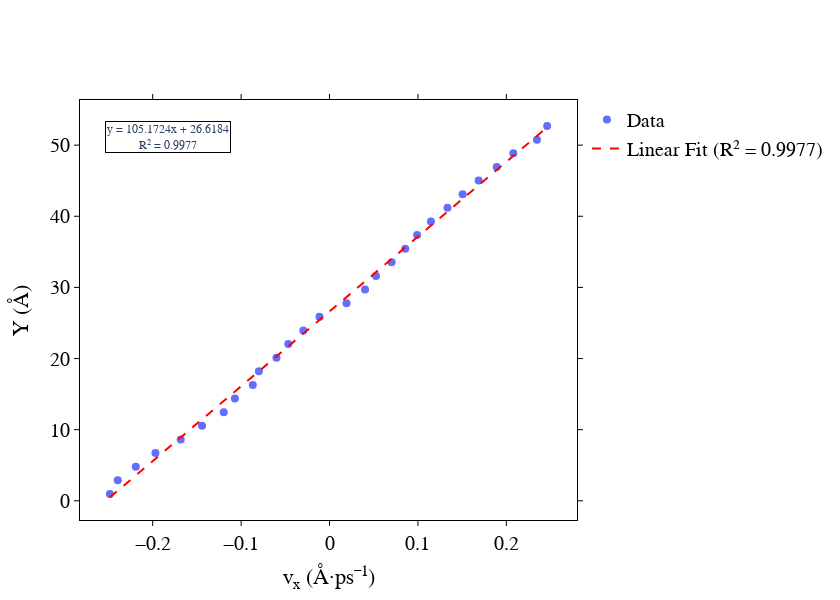

Write notebook code for a chart like this one.
### Code cell
import pandas as pd
import numpy as np
from dfttk.plotly_format import plot_format

# Read the velocity profile file
vx_file = os.path.join(path, "vx_profile_run_avg.txt")

# Using pandas - clean and simple
df = pd.read_csv(vx_file, skiprows=4, sep='\s+', names=['Chunk', 'Coord1', 'Ncount', 'vx'])

# Remove boundary chunks where Ncount is 0
df_filtered = df[df['Ncount'] > 0].copy()

# Access the data for plotting
coord1 = df_filtered['Coord1'].values * length_y
vx = df_filtered['vx'].values

# Fit a linear model: coord1 = slope * vx + intercept
coeffs = np.polyfit(vx, coord1, 1)  # coeffs[0]: slope, coeffs[1]: intercept
slope, intercept = coeffs[0], coeffs[1]

# Generate points for the fit line
fit_x = np.linspace(np.min(vx), np.max(vx), 100)
fit_y = slope * fit_x + intercept

# Calculate R-squared
fit_y_data = slope * vx + intercept
ss_res = np.sum((coord1 - fit_y_data) ** 2)  # Sum of squares of residuals
ss_tot = np.sum((coord1 - np.mean(coord1)) ** 2)  # Total sum of squares
r_squared = 1 - (ss_res / ss_tot)

# Plot coord1 vs. vx using plotly
import plotly.graph_objects as go
fig = go.Figure()

# Add scatter plot
fig.add_trace(go.Scatter(
    x=vx, 
    y=coord1, 
    mode='markers',
    name='Data',
    marker=dict(size=8)
))

# Add linear fit line
fig.add_trace(go.Scatter(
    x=fit_x,
    y=fit_y,
    mode='lines',
    name=f'Linear Fit (R² = {r_squared:.4f})',
    line=dict(dash='dash', color='red', width=2)
))

plot_format(fig, xtitle='v<sub>x</sub> (Å·ps⁻¹)', ytitle='Y (Å)')

# Add annotation with fit equation and R²
fig.add_annotation(
    x=0.05, y=0.95,
    xref="paper", yref="paper",
    text=f"y = {slope:.4f}x + {intercept:.4f}<br>R² = {r_squared:.4f}",
    showarrow=False,
    font=dict(size=12),
    bgcolor="white",
    bordercolor="black",
    borderwidth=1
)

fig.show()

# Print the results
print(f"Linear fit equation: y = {slope:.4f}x + {intercept:.4f}")
print(f"R-squared: {r_squared:.4f}")

### Figure 1 — Plotly figure (JSON) as saved in the notebook; plotly's stock layout.template omitted (floating-point values rounded to 4 significant figures)
{"data": [{"marker": {"size": 8}, "mode": "markers", "name": "Data", "type": "scatter", "x": [-0.2485, -0.2395, -0.2191, -0.1969, -0.1683, -0.1442, -0.1197, -0.107, -0.08677, -0.0799, -0.05998, -0.04666, -0.02967, -0.01131, 0.01919, 0.04018, 0.0526, 0.07031, 0.08564, 0.09906, 0.1147, 0.1334, 0.1505, 0.1687, 0.1891, 0.2079, 0.2346, 0.2461], "y": [0.958, 2.874, 4.79, 6.706, 8.622, 10.54, 12.45, 14.37, 16.29, 18.2, 20.12, 22.03, 23.95, 25.86, 27.78, 29.7, 31.61, 33.53, 35.44, 37.36, 39.28, 41.19, 43.11, 45.02, 46.94, 48.86, 50.77, 52.69]}, {"line": {"color": "red", "dash": "dash", "width": 2}, "mode": "lines", "name": "Linear Fit (R² = 0.9977)", "type": "scatter", "x": [-0.2485, -0.2435, -0.2385, -0.2335, -0.2285, -0.2235, -0.2185, -0.2135, -0.2085, -0.2035, -0.1985, -0.1935, -0.1885, -0.1835, -0.1785, -0.1735, -0.1685, -0.1635, -0.1585, -0.1535, -0.1485, -0.1435, -0.1386, -0.1336, -0.1286, -0.1236, -0.1186, -0.1136, -0.1086, -0.1036, -0.09858, -0.09359, -0.08859, -0.0836, -0.0786, -0.0736, -0.06861, -0.06361, -0.05862, -0.05362, -0.04862, -0.04363, -0.03863, -0.03364, -0.02864, -0.02364, -0.01865, -0.01365, -0.008656, -0.00366, 0.001337, 0.006333, 0.01133, 0.01632, 0.02132, 0.02632, 0.03131, 0.03631, 0.0413, 0.0463, 0.0513, 0.05629, 0.06129, 0.06628, 0.07128, 0.07628, 0.08127, 0.08627, 0.09126, 0.09626, 0.1013, 0.1063, 0.1112, 0.1162, 0.1212, 0.1262, 0.1312, 0.1362, 0.1412, 0.1462, 0.1512, 0.1562, 0.1612, 0.1662, 0.1712, 0.1762, 0.1812, 0.1862, 0.1912, 0.1962, 0.2012, 0.2062, 0.2112, 0.2162, 0.2212, 0.2262, 0.2312, 0.2361, 0.2411, 0.2461], "y": [0.4869, 1.012, 1.538, 2.063, 2.589, 3.114, 3.64, 4.165, 4.69, 5.216, 5.741, 6.267, 6.792, 7.318, 7.843, 8.368, 8.894, 9.419, 9.945, 10.47, 11.0, 11.52, 12.05, 12.57, 13.1, 13.62, 14.15, 14.67, 15.2, 15.72, 16.25, 16.78, 17.3, 17.83, 18.35, 18.88, 19.4, 19.93, 20.45, 20.98, 21.5, 22.03, 22.56, 23.08, 23.61, 24.13, 24.66, 25.18, 25.71, 26.23, 26.76, 27.28, 27.81, 28.34, 28.86, 29.39, 29.91, 30.44, 30.96, 31.49, 32.01, 32.54, 33.06, 33.59, 34.12, 34.64, 35.17, 35.69, 36.22, 36.74, 37.27, 37.79, 38.32, 38.84, 39.37, 39.9, 40.42, 40.95, 41.47, 42.0, 42.52, 43.05, 43.57, 44.1, 44.62, 45.15, 45.67, 46.2, 46.73, 47.25, 47.78, 48.3, 48.83, 49.35, 49.88, 50.4, 50.93, 51.45, 51.98, 52.51]}], "layout": {"annotations": [{"bgcolor": "white", "bordercolor": "black", "borderwidth": 1, "font": {"size": 12}, "showarrow": false, "text": "y = 105.1724x + 26.6184<br>R² = 0.9977", "x": 0.05, "xref": "paper", "y": 0.95, "yref": "paper"}], "font": {"family": "Devaju Sans"}, "height": 600, "legend": {"font": {"color": "black", "size": 20}}, "plot_bgcolor": "white", "width": 840, "xaxis": {"linecolor": "black", "linewidth": 1, "mirror": "allticks", "showgrid": false, "showline": true, "tickcolor": "black", "tickfont": {"color": "rgb(0,0,0)", "size": 20}, "ticks": "outside", "tickwidth": 1, "title": {"font": {"color": "rgb(0,0,0)", "size": 22}, "text": "v<sub>x</sub> (Å·ps⁻¹)"}}, "yaxis": {"linecolor": "black", "linewidth": 1, "mirror": "allticks", "showgrid": false, "showline": true, "tickcolor": "black", "tickfont": {"color": "rgb(0,0,0)", "size": 20}, "ticks": "outside", "tickwidth": 1, "title": {"font": {"color": "rgb(0,0,0)", "size": 22}, "text": "Y (Å)"}}}}
